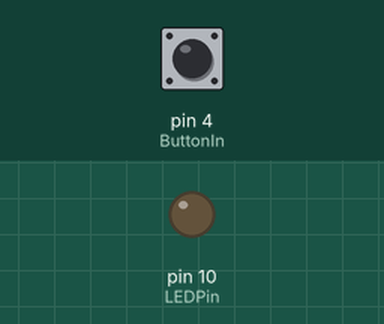
This sketch was run on a simulated Arduino Uno, built with avr-gcc and run on an emulated ATmega328P. Shown: output pins drawn as LEDs (lit = HIGH). The inputs (shaded band) are chosen by the test bench; at power-on: pin 4 (ButtonIn) LOW.

Above: at 1.2 s.
1.3 s: pin 4 (ButtonIn) pulled HIGH for 0.15 s
At 1.37 s:
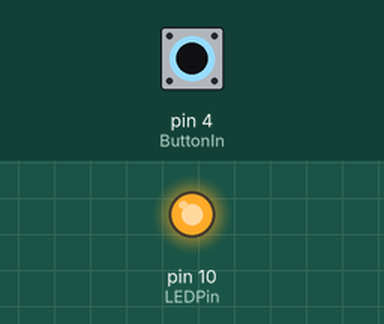
2.9 s: pin 4 (ButtonIn) pulled HIGH for 3.2 s
At 6.8 s:
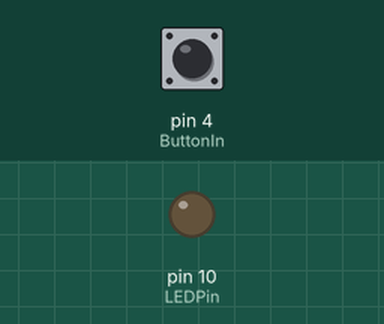
Timing chart, 0 to 8.3 s (numbered marks = the images above; inputs shaded):
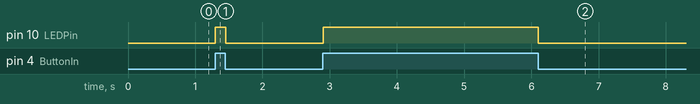

Measured:
- after the input at 1.3 s, pin 10 (LEDPin): LOW → HIGH at once, → LOW 0.15 s later
- after the input at 2.9 s, pin 10 (LEDPin): LOW → HIGH at once, → LOW 3.2 s later

The sketch:

LysVedTryk.ino
```cpp
const int ButtonIn = 4;

const int LEDPin = 10;

void setup() {
  // put your setup code here, to run once:
  pinMode(ButtonIn, INPUT);
  pinMode(LEDPin, OUTPUT);
}

void loop() {
  // put your main code here, to run repeatedly:
  if(digitalRead(ButtonIn) == HIGH){
    digitalWrite(LEDPin, HIGH);
  } else{
    digitalWrite(LEDPin, LOW);
  }
  delay(50);
}
```
